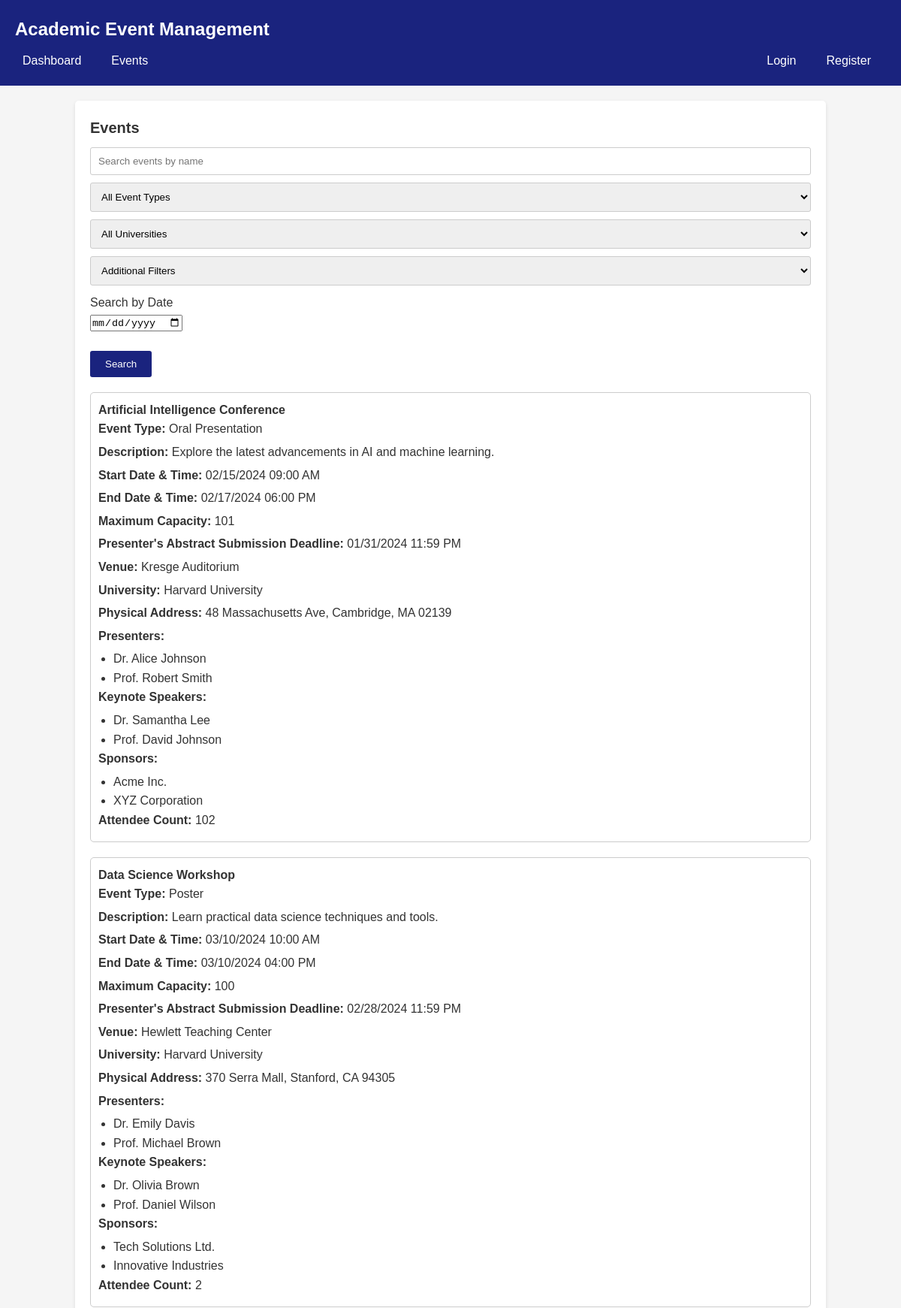
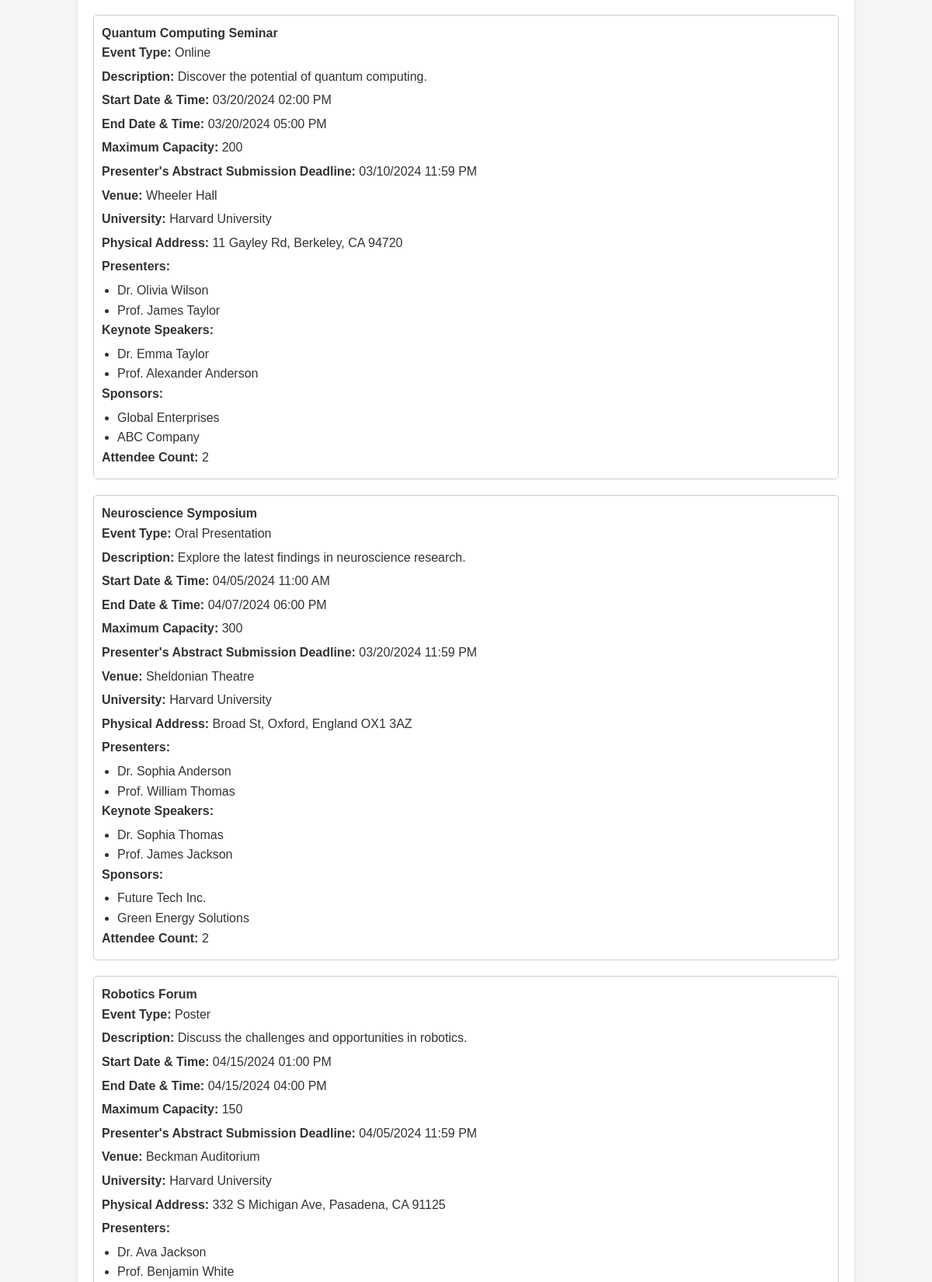
Screenshot of /events.php (upper part) with the database file from the repository (2 pictures, top to bottom).
### tables this page shows
CREATE TABLE IF NOT EXISTS `Event` (
    Event_ID INT PRIMARY KEY AUTO_INCREMENT,
    Event_Type_ID INT,
    Location_ID INT,
    U_ID INT,
    Start_Date_Time DATETIME,
    End_Date_Time DATETIME,
    Max_Capacity INT,
    Presenter_Deadline DATETIME,
    Event_Name VARCHAR(255),
    F_Date_Time DATETIME,
    Created_At DATETIME,
    Is_Published BOOLEAN,
    Description TEXT,
    Status ENUM('Open', 'Full', 'Closed', 'Cancelled') DEFAULT 'Open',
    FOREIGN KEY (Event_Type_ID) REFERENCES Event_Type(Event_Type_ID),
    FOREIGN KEY (Location_ID) REFERENCES Location(Location_ID),
    FOREIGN KEY (U_ID) REFERENCES U(U_ID)
);

CREATE TABLE IF NOT EXISTS Event_Type (
    Event_Type_ID INT PRIMARY KEY AUTO_INCREMENT,
    Type_Name VARCHAR(255),
    Created_At DATETIME
);

CREATE TABLE IF NOT EXISTS Location (
    Location_ID INT PRIMARY KEY AUTO_INCREMENT,
    Venue VARCHAR(255),
    Street_Address VARCHAR(255),
    City VARCHAR(255),
    State VARCHAR(255),
    Zip_Code VARCHAR(10)
);

CREATE TABLE IF NOT EXISTS U (
    U_ID INT PRIMARY KEY AUTO_INCREMENT,
    U_Name VARCHAR(255),
    Created_At DATETIME
);

CREATE TABLE IF NOT EXISTS Presenter (
    Presenter_ID INT PRIMARY KEY AUTO_INCREMENT,
    Presenter_Name VARCHAR(255),
    Create_At DATETIME
);

CREATE TABLE IF NOT EXISTS Speaker (
    Speaker_ID INT PRIMARY KEY AUTO_INCREMENT,
    Speaker_Name VARCHAR(255),
    Created_At DATETIME
);

CREATE TABLE IF NOT EXISTS Sponsor (
    Sponsor_ID INT PRIMARY KEY AUTO_INCREMENT,
    Sponsor_Name VARCHAR(255),
    Create_At DATETIME
);

### event_management.php (called while the page is built, shortened)
<?php
function searchEvents($conn, $search_name, $event_type, $university, $start_date) {
    $sql = "SELECT E.*, L.Venue, L.Street_Address, L.City, L.State, L.Zip_Code, U.U_Name,
                (SELECT COUNT(*) FROM User_Event UE WHERE UE.Event_ID = E.Event_ID) AS Attendee_Count
            FROM `Event` E
            JOIN Location L ON E.Location_ID = L.Location_ID
            JOIN U ON E.U_ID = U.U_ID
            WHERE E.Is_Published = TRUE";
    $result = $conn->query($sql);
    return $result;
}
function getEventTypeName($conn, $event_type_id) {
    $sql = "SELECT Type_Name FROM Event_Type WHERE Event_Type_ID = $event_type_id";
    $result = $conn->query($sql);
    if ($result->num_rows > 0) {
        $row = $result->fetch_assoc();
        return $row['Type_Name'];
    } else {
        return '';
    }
}
function getEventPresenters($conn, $event_id) {
    $sql = "SELECT p.Presenter_Name
            FROM Presenter p
            JOIN Presenter_Event pe ON p.Presenter_ID = pe.Presenter_ID
            WHERE pe.Event_ID = $event_id";
    $result = $conn->query($sql);
    return $result;
}
function getEventSpeakers($conn, $event_id) {
    $sql = "SELECT s.Speaker_Name
            FROM Speaker s
            JOIN Speaker_Event se ON s.Speaker_ID = se.Speaker_ID
            WHERE se.Event_ID = $event_id";
    $result = $conn->query($sql);
    return $result;
}
function getEventSponsors($conn, $event_id) {
    $sql = "SELECT s.Sponsor_Name
            FROM Sponsor s
            JOIN Sponsor_Event se ON s.Sponsor_ID = se.Sponsor_ID
            WHERE se.Event_ID = $event_id";
    $result = $conn->query($sql);
    return $result;
}
?>

### events.php (the view, shortened to what this page needs)
<?php
require_once 'db_connection.php';
require_once 'event_management.php';
require_once 'views.php';
if ($_SERVER["REQUEST_METHOD"] == "POST") {
    $search_name = $_POST["search_name"];
    $event_type = $_POST["event_type"];
    $university = $_POST["university"];
    $start_date = $_POST["start_date"];
    $view_filter = $_POST["view_filter"];
} else {
    $search_name = "";
    $event_type = "";
    $university = "";
    $start_date = "";
    $view_filter = "";
}
?>
<!DOCTYPE html>
<html>
<head>
    <link rel="stylesheet" type="text/css" href="css/style.css">
</head>
<body>
    <header>
        <h1>Academic Event Management</h1>
            <nav class="navbar">
                <ul class="navbar-left">
                    <li><a href="dashboard.php">Dashboard</a></li>
                    <li><a href="events.php">Events</a></li>
                </ul>
                <ul class="navbar-right">
                    <?php if (isset($_SESSION['user_id'])) : ?>
                        <li><a href="logout.php">Logout</a></li>
                    <?php else : ?>
                        <li><a href="login.php">Login</a></li>
                        <li><a href="register.php">Register</a></li>
                    <?php endif; ?>
                </ul>
            </nav>
    </header>
    <main>
        <h2>Events</h2>
        <div class="wrapper">
        <form action="events.php" method="POST">
            <input type="text" name="search_name" placeholder="Search events by name" value="<?php echo $search_name; ?>">
            <select name="event_type">
                <option value="">All Event Types</option>
            </select>
            <select name="university">
                <option value="">All Universities</option>
            </select>
            <select name="view_filter">
                <option value="">Additional Filters</option>
            </select>
            <p>Search by Date</p>
            <input type="date" name="start_date" value="<?php echo $start_date; ?>">
            <p><br><button type="submit">Search</button></br></p>
        </form>
        <?php
        if ($view_filter == 'users_with_10_plus_events') {
            $search_result = getUsersWith10PlusEvents($conn);
            if ($search_result->num_rows > 0) {
                echo "<h3>Users who create 10+ Events</h3>";
                echo "<table>";
                echo "<tr><th>First Name</th><th>Last Name</th><th>Email</th><th>Phone Number</th></tr>";
                while ($row = $search_result->fetch_assoc()) {
                    echo "<tr>";
                    echo "<td>" . $row['F_Name'] . "</td>";
                    echo "<td>" . $row['LName'] . "</td>";
                    echo "<td>" . $row['Email'] . "</td>";
                    echo "<td>" . $row['Phone_Number'] . "</td>";
                    echo "</tr>";
                }
                echo "</table>";
            } else {
                echo "<p>No users found who create 10+ events.</p>";
            }
        } else {
            $search_result = searchEvents($conn, $search_name, $event_type, $university, $start_date);
            if ($search_result->num_rows > 0) {
                while ($event = $search_result->fetch_assoc()) {
                    echo "<div class='event'>";
                    echo "<h4>" . $event['Event_Name'] . "</h4>";
                    echo "<p><strong>Event Type:</strong> " . getEventTypeName($conn, $event['Event_Type_ID']) . "</p>";
                    echo "<p><strong>Description:</strong> " . $event['Description'] . "</p>";
                    echo "<p><strong>Start Date & Time:</strong> " . date('m/d/Y h:i A', strtotime($event['Start_Date_Time'])) . "</p>";
                    echo "<p><strong>End Date & Time:</strong> " . date('m/d/Y h:i A', strtotime($event['End_Date_Time'])) . "</p>";
                    echo "<p><strong>Maximum Capacity:</strong> " . $event['Max_Capacity'] . "</p>";
                    echo "<p><strong>Presenter's Abstract Submission Deadline:</strong> " . date('m/d/Y h:i A', strtotime($event['Presenter_Deadline'])) . "</p>";
                    echo "<p><strong>Venue:</strong> " . $event['Venue'] . "</p>";
                    echo "<p><strong>University:</strong> " . $event['U_Name'] . "</p>";
                    echo "<p><strong>Physical Address:</strong> " . $event['Street_Address'] . ", " . $event['City'] . ", " . $event['State'] . " " . $event['Zip_Code'] . "</p>";
                    echo "<p><strong>Presenters:</strong></p>";
                    echo "<ul>";
                    $presenters = getEventPresenters($conn, $event['Event_ID']);
                    while ($presenter = $presenters->fetch_assoc()) {
                        echo "<li>" . $presenter['Presenter_Name'] . "</li>";
                    }
                    echo "</ul>";
                    echo "<p><strong>Keynote Speakers:</strong></p>";
                    echo "<ul>";
                    $speakers = getEventSpeakers($conn, $event['Event_ID']);
                    while ($speaker = $speakers->fetch_assoc()) {
                        echo "<li>" . $speaker['Speaker_Name'] . "</li>";
                    }
                    echo "</ul>";
                    echo "<p><strong>Sponsors:</strong></p>";
                    echo "<ul>";
                    $sponsors = getEventSponsors($conn, $event['Event_ID']);
                    while ($sponsor = $sponsors->fetch_assoc()) {
                        echo "<li>" . $sponsor['Sponsor_Name'] . "</li>";
                    }
                    echo "</ul>";
                    if (isset($_SESSION["user_id"])) {
                        $user_id = $_SESSION["user_id"];
                        $event_id = $event['Event_ID'];
                        $attendee_count = getAttendeeCount($conn, $event_id);
                        $is_enrolled = isUserEnrolled($conn, $user_id, $event_id);
                        echo "<p><strong>Attendee Count:</strong> " . $attendee_count . "</p>";
                        echo "<p><strong>Status:</strong> " . $event['Status'] . "</p>";
                        if ($event['Status'] == 'Cancelled') {
                             echo "<p style='color: red;'><strong>This event is cancelled. Enrollment is not available.</strong></p>";
                           } elseif ($event['Status'] == 'Full') {
                               echo "<p style='color: red;'><strong>This event is full. Enrollment is not available.</strong></p>";
                           } elseif ($event['Status'] == 'Closed') {
                               echo "<p style='color: red;'><strong>This event is closed. Enrollment is not available.</strong></p>";
                           } else {
                               echo "<form action='enroll_event.php' method='POST'>";
                               echo "<input type='hidden' name='event_id' value='$event_id'>";
                               echo "<button type='submit' name='enroll_unenroll'>" . ($is_enrolled ? 'Unenroll' : 'Enroll') . "</button>";
                               echo "</form>";
                           }
                    } else {
                        echo "<p><strong>Attendee Count:</strong> " . $event['Attendee_Count'] . "</p>";
                    }
                    echo "</div>";
                }
            } else {
                echo "<p>No events found.</p>";
            }
        }
        ?>
    </main>
</body>
</html>

### css/style.css (style rules this page uses)
* { margin: 0; padding: 0; box-sizing: border-box; }
body { font-family: Arial, sans-serif; background-color: #f5f5f5; color: #333; line-height: 1.6; }
header { background-color: #1a237e; color: #fff; padding: 20px; }
h1 { font-size: 24px; margin-bottom: 10px; }
.navbar { display: flex; justify-content: space-between; align-items: center; }
.navbar-left { display: flex; gap: 10px; }
.navbar-right { display: flex; gap: 10px; }
nav ul { list-style: none; }
nav ul li { display: inline-block; margin-right: 10px; }
nav ul li a { color: #fff; text-decoration: none; padding: 5px 10px; border-radius: 3px; transition: background-color 0.3s ease; }
main { max-width: 1000px; margin: 20px auto; background-color: #fff; padding: 20px; border-radius: 5px; box-shadow: 0 2px 5px rgba(0, 0, 0, 0.1); }
h2 { font-size: 20px; margin-bottom: 10px; }
form { margin-bottom: 20px; }
input[type="text"], input[type="email"], input[type="password"], input[type="tel"], input[type="number"], input[type="datetime-local"], textarea, select { width: 100%; padding: 10px; border: 1px solid #ccc; border-radius: 3px; margin-bottom: 10px; }
button { background-color: #1a237e; color: #fff; border: none; padding: 10px 20px; border-radius: 3px; cursor: pointer; transition: background-color 0.3s ease; }
.event { margin-bottom: 20px; padding: 10px; border: 1px solid #ccc; border-radius: 5px; }
.event h4 { margin-top: 0; }
.event p { margin-bottom: 5px; }
.event ul { margin: 0; padding-left: 20px; }

### rows the page displays
event: Event_Name "Artificial Intelligence Conference", Event_Type_ID.Type_Name "Oral Presentation", Description "Explore the latest advancements in AI and machine learning.", Start_Date_Time "02/15/2024 09:00 AM", End_Date_Time "02/17/2024 06:00 PM", Max_Capacity "101", Presenter_Deadline "01/31/2024 11:59 PM", Location_ID.Venue "Kresge Auditorium", U_ID.U_Name "Harvard University", Location_ID.Street_Address "48 Massachusetts Ave", Location_ID.City "Cambridge", Location_ID.State "MA", Location_ID.Zip_Code "02139", Attendee_Count "102"
presenter: Presenter_Name "Dr. Alice Johnson"
presenter: Presenter_Name "Prof. Robert Smith"
speaker: Speaker_Name "Dr. Samantha Lee"
speaker: Speaker_Name "Prof. David Johnson"
sponsor: Sponsor_Name "Acme Inc."
sponsor: Sponsor_Name "XYZ Corporation"
event: Event_Name "Data Science Workshop", Event_Type_ID.Type_Name "Poster", Description "Learn practical data science techniques and tools.", Start_Date_Time "03/10/2024 10:00 AM", End_Date_Time "03/10/2024 04:00 PM", Max_Capacity "100", Presenter_Deadline "02/28/2024 11:59 PM", Location_ID.Venue "Hewlett Teaching Center", U_ID.U_Name "Harvard University", Location_ID.Street_Address "370 Serra Mall", Location_ID.City "Stanford", Location_ID.State "CA", Location_ID.Zip_Code "94305", Attendee_Count "2"
presenter: Presenter_Name "Dr. Emily Davis"
presenter: Presenter_Name "Prof. Michael Brown"
speaker: Speaker_Name "Dr. Olivia Brown"
speaker: Speaker_Name "Prof. Daniel Wilson"
sponsor: Sponsor_Name "Tech Solutions Ltd."
sponsor: Sponsor_Name "Innovative Industries"
event: Event_Name "Quantum Computing Seminar", Event_Type_ID.Type_Name "Online", Description "Discover the potential of quantum computing.", Start_Date_Time "03/20/2024 02:00 PM", End_Date_Time "03/20/2024 05:00 PM", Max_Capacity "200", Presenter_Deadline "03/10/2024 11:59 PM", Location_ID.Venue "Wheeler Hall", U_ID.U_Name "Harvard University", Location_ID.Street_Address "11 Gayley Rd", Location_ID.City "Berkeley", Location_ID.State "CA", Location_ID.Zip_Code "94720", Attendee_Count "2"
presenter: Presenter_Name "Dr. Olivia Wilson"
presenter: Presenter_Name "Prof. James Taylor"
speaker: Speaker_Name "Dr. Emma Taylor"
speaker: Speaker_Name "Prof. Alexander Anderson"
sponsor: Sponsor_Name "Global Enterprises"
sponsor: Sponsor_Name "ABC Company"
event: Event_Name "Neuroscience Symposium", Event_Type_ID.Type_Name "Oral Presentation", Description "Explore the latest findings in neuroscience research.", Start_Date_Time "04/05/2024 11:00 AM", End_Date_Time "04/07/2024 06:00 PM", Max_Capacity "300", Presenter_Deadline "03/20/2024 11:59 PM", Location_ID.Venue "Sheldonian Theatre", U_ID.U_Name "Harvard University", Location_ID.Street_Address "Broad St", Location_ID.City "Oxford", Location_ID.State "England", Location_ID.Zip_Code "OX1 3AZ", Attendee_Count "2"
presenter: Presenter_Name "Dr. Sophia Anderson"
presenter: Presenter_Name "Prof. William Thomas"
speaker: Speaker_Name "Dr. Sophia Thomas"
speaker: Speaker_Name "Prof. James Jackson"
sponsor: Sponsor_Name "Future Tech Inc."
sponsor: Sponsor_Name "Green Energy Solutions"
event: Event_Name "Robotics Forum", Event_Type_ID.Type_Name "Poster", Description "Discuss the challenges and opportunities in robotics.", Start_Date_Time "04/15/2024 01:00 PM", End_Date_Time "04/15/2024 04:00 PM", Max_Capacity "150", Presenter_Deadline "04/05/2024 11:59 PM", Location_ID.Venue "Beckman Auditorium", U_ID.U_Name "Harvard University", Location_ID.Street_Address "332 S Michigan Ave", Location_ID.City "Pasadena", Location_ID.State "CA", Location_ID.Zip_Code "91125"
presenter: Presenter_Name "Dr. Ava Jackson"
presenter: Presenter_Name "Prof. Benjamin White"
